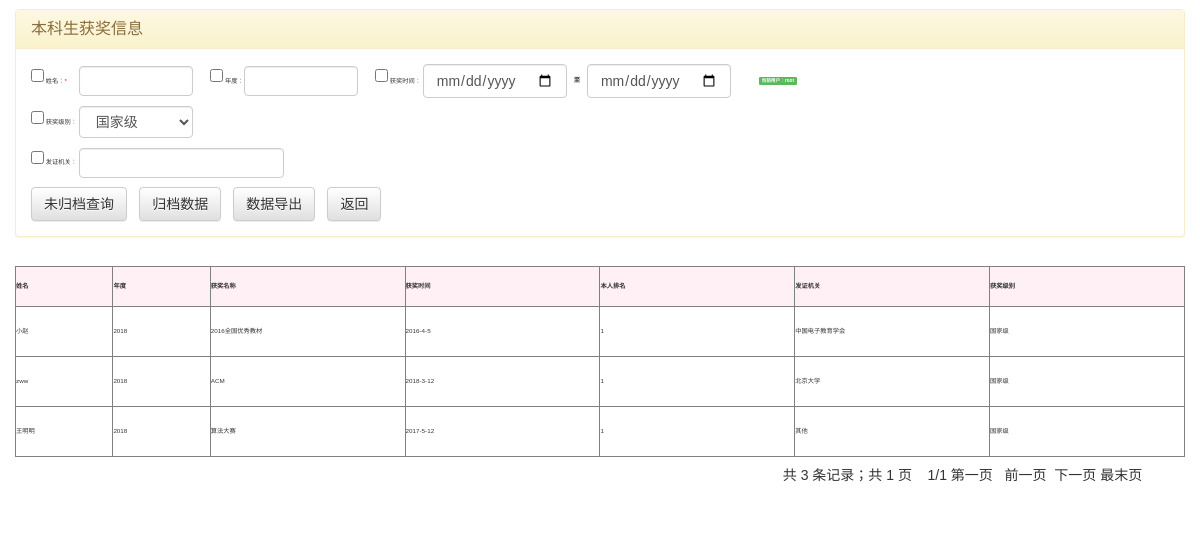
/studentinfo/graduate/searchRecord.php (signed in), run on an earlier commit of the app's database.
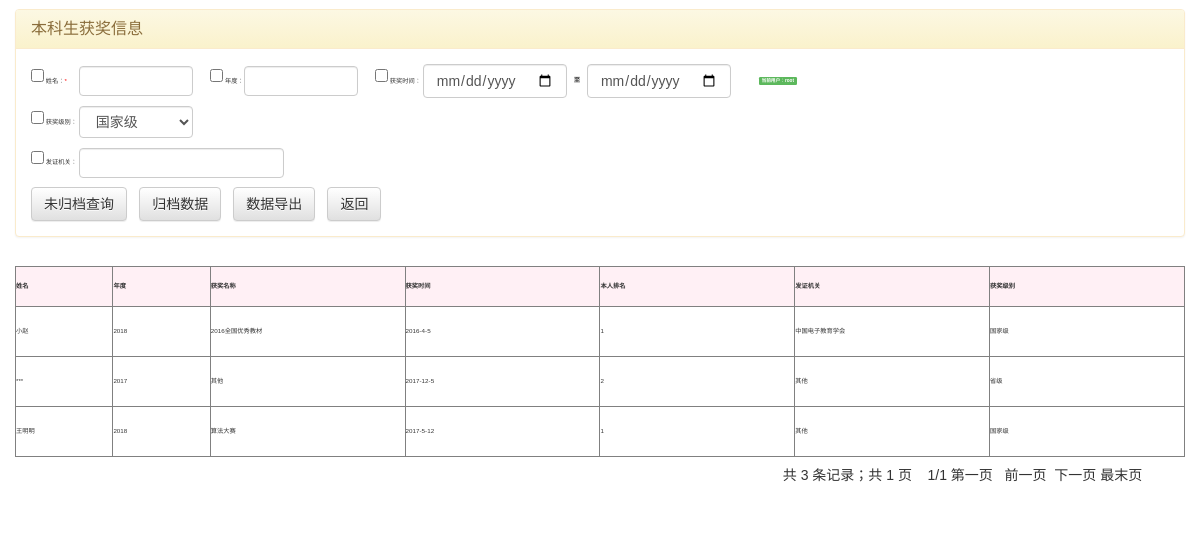
And on a later commit of the database.
### tables this page shows
CREATE TABLE `graduate` (
  `name` varchar(10) NOT NULL,
  `year` varchar(20) DEFAULT NULL,
  `pigeonhole` tinyint(15) DEFAULT '0',
  `award_name` varchar(100) DEFAULT NULL,
  `award_time` varchar(20) DEFAULT NULL,
  `rank` int(20) DEFAULT '0',
  `licenceauth` varchar(100) DEFAULT NULL,
  `awark_class` varchar(20) DEFAULT NULL,
  `time` varchar(50) NOT NULL,
  `id` int(11) NOT NULL
);

### common/strap.php (called while the page is built, shortened)
<?php
     include_once "strap_css.php";
?>

### studentinfo/graduate/searchRecord.php (the view, shortened to what this page needs)
<!DOCTYPE html>
<head>
    <?php
    include_once "../../common/strap.php";
    include_once "../../common/conn.php";
    if (empty($_SESSION['username']))
    {
        echo"<script type="."\""."text/javascript"."\"".">"."window.location="."\""."../index.php"."\""."</script>";
    }
    else
    {
        $username = $_SESSION['username'];
    }
    ?>
    <?php
        $Page_size=4;
        $sql_count = "SELECT * FROM `graduate`";
        $stmt = $pdo->query($sql_count);
        $count = $stmt->rowCount();
        $page_count = ceil($count/$Page_size);
        $pages=$page_count;
        if(empty($_GET['page'])||$_GET['page']<0){
            $page=1;
        }else {
            $page=$_GET['page'];
        }
        $offset=$Page_size*($page-1);
    ?>
    <link rel="stylesheet" href="../../assets/jquery-ui.min.css">
    <link rel="stylesheet" href="assets/style.css">
</head>
<body>
    <br>
<div class="page" width="100%">
    <form id="iterInfo" name="iterInfo" method="post" action="datasorce.php" class="form-inline" role="form" enctype="multipart/form-data">
        <div class="panel panel-warning" width="100%">
            <div class="panel-heading">
                <h3 class="panel-title">
                    本科生获奖信息
                </h3>
            </div>
            <div class="panel-body">
                <input type='checkbox' name='a'/>
                姓名：<font color='#FF0000'>*</font>&nbsp;&nbsp;&nbsp;&nbsp;&nbsp;&nbsp;
                <input type="text" id='name' class="form-control" style="width:10%;height:25%;" name='name'/>
                <input type='checkbox' name='b'/>
                年度：<input type="text" id='year' class="form-control" style="width:10%;height:25%;" name='year'/>
                <input type='checkbox' name='c'/>
                获奖时间：
                <input id='date1' class="form-control" name='date1' type="date" width="50px"/>
                <label>至</label>
                <input id='date2' class="form-control" name='date2' type="date" width="50px"/>
                <span class='label label-success' name="username" id="username">当前用户：<?php echo $username; ?></span>
                <br><br>
                <input type='checkbox' name='d'/>
                获奖级别：
                <select style='width:10%;height:25%;' class='form-control' name='awark_class' type='text' id='awark_class'>
                    <option value='国家级' selected="selected">国家级</option>
                </select>
                <br><br>
                <input type='checkbox' name='e'/>
                发证机关：
                <input type="text" id='licenceauth' class="form-control" style="width:18%;height:25%;" name='licenceauth'/>
                <br><br>
                <input type='button' class='btn btn-default' onclick='searchData()' value='未归档查询'/>&nbsp; &nbsp;&nbsp; &nbsp;
                <input type='button' class='btn btn-default' onclick='pigeonhole()' value='归档数据'/>&nbsp; &nbsp;&nbsp; &nbsp;
                <input type='button' class='btn btn-default' id='download' value='数据导出'/>&nbsp; &nbsp;&nbsp; &nbsp;
                <input type='button' class='btn btn-default' onclick='previouspage()' value='返回'/>&nbsp; &nbsp;&nbsp; &nbsp;
            </div>
        </div>
    </form>
</div>
    <br>
    <?php
        echo "<div id='accort' class='table-responsive table2excel' data-tableName='Test Table 1'>";
            echo "<table width='100%' cellspacing='0'  cellpadding='0' border='1' style='width:100%;table-layout:fixed'>";
            echo "<tr height='40px' bgcolor='#FFF0F5'>
                  <th style='width:5%;table-layout:fixed'>姓名</th>
                  <th style='width:5%;table-layout:fixed'>年度</th>
                  <th style='width:10%;table-layout:fixed'>获奖名称</th>
                  <th style='width:10%;table-layout:fixed'>获奖时间</th>
                  <th style='width:10%;table-layout:fixed'>本人排名</th>
                  <th style='width:10%;table-layout:fixed'>发证机关</th>
                  <th style='width:10%;table-layout:fixed'>获奖级别</th>
                  </tr>";
            $sql = "SELECT `name`,`year`,`award_name`,`award_time`,`rank`,`licenceauth`,`awark_class` FROM `graduate` order by `time` limit $offset,$Page_size";
            foreach ($pdo->query($sql) as $row){
                 echo "<tr height='50px'>";
                 echo "<td>{$row['name']}</td>";
                 echo "<td>{$row['year']}</td>";
                 echo "<td>{$row['award_name']}</td>";
                 echo "<td>{$row['award_time']}</td>";
                 echo "<td>{$row['rank']}</td>";
                 echo "<td>{$row['licenceauth']}</td>";
                 echo "<td>{$row['awark_class']}</td>";
                 echo "</tr>";
            }
            echo "</table>";
            echo "<br>";
        echo "</div>";
        echo '<div class="page" align="right"  style="font-size:14px">';
            $countpages = "共 " . $count . " 条记录；" . "共 " . $pages . " 页";
            echo $countpages,"&nbsp;&nbsp;&nbsp;&nbsp;";
            echo "<span id='pagenumber'>$page/$pages</span> ";
                if($page!=1){
                    echo "<a href='searchRecord.php?page=1'>第一页</a>&nbsp;";
                    echo "<a href='searchRecord.php?page=".($page-1)."'>前一页</a>&nbsp;";
                }else {
                    echo "第一页 &nbsp;&nbsp;";
                    echo "前一页&nbsp;&nbsp;";
                }
                if($page!=$pages){
                    echo "<a href='searchRecord.php?page=".($page+1)."'>下一页</a>&nbsp;";
                    echo "<a href='searchRecord.php?page=".($pages)."'>最末页</a>&nbsp;";
                }else {
                    echo "下一页 ";
                    echo "最末页";
                }
            echo '</div>';
        echo "<br><br><br><br><br>";
     ?>
</body>
</html>

### common/strap_css.php (shortened to what this page needs)
<link href="/assets/bootstrap.min.css" rel="stylesheet" media="screen">
<link rel="stylesheet" href="/assets/bootstrap-theme.min.css">
<div class="container-fluid">

### assets/style.css (style rules this page uses)
body { font-family: "Trebuchet MS", "Helvetica", "Arial", "Verdana", "sans-serif"; font-size: 62.5%; }

What changed in the data, as far as the page shows it:
changed graduate (number 2 of 3 on the later page): name "zww" → "***"; year "2018" → "2017"; award_name "ACM" → "其他"; award_time "2018-3-12" → "2017-12-5"; rank "1" → "2"; licenceauth "北京大学" → "其他"; awark_class "国家级" → "省级"
